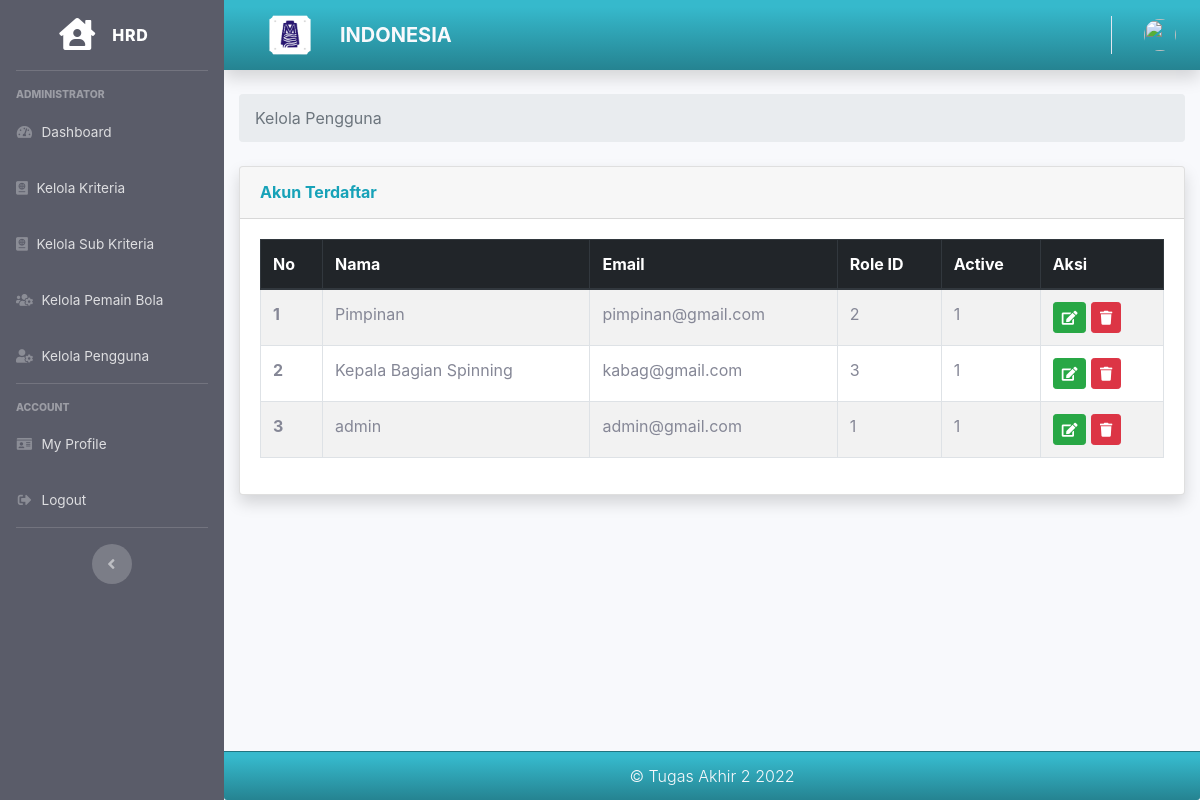
/index.php/hrd/kelola_pengguna, run on the app's committed database.
### tables this page shows
CREATE TABLE `user` (
  `id` int(11) NOT NULL,
  `name` varchar(128) NOT NULL,
  `email` varchar(128) NOT NULL,
  `image` varchar(512) NOT NULL,
  `password` varchar(256) NOT NULL,
  `role_id` int(11) NOT NULL,
  `is_active` int(1) NOT NULL,
  `date_created` int(11) NOT NULL
);

### application/controllers/Hrd.php (called while the page is built, shortened)
<?php
class Hrd extends CI_Controller
{
    public function __construct()
    {
        $this->load->model('Hrd_model');
        $this->load->model('Kriteria_model');
    }
    public function kelola_pengguna()
    {
        $data['user'] = $this->db->get_where('user', ['email' => $this->session->userdata('email')])->row_array();
        $data2['user'] = $this->db->get('user')->result_array();
        $data['title'] = 'Kelola Pengguna';
        $this->load->view('templates/hrd_header', $data);
        $this->load->view('templates/hrd_sidebar', $data);
        $this->load->view('templates/hrd_topbar', $data);
        $this->load->view('hrd/kelola_pengguna', $data2);
        $this->load->view('templates/hrd_footer', $data);
    }
}

### index.php (called while the page is built, shortened)
<?php
require_once BASEPATH.'core/CodeIgniter.php';

### application/views/hrd/kelola_pengguna.php (the view, shortened to what this page needs)
<div class="container-fluid">
    <nav aria-label="breadcrumb">
        <ol class="breadcrumb">
            <li class="breadcrumb-item active" aria-current="page">Kelola Pengguna</li>
        </ol>
    </nav>
    <div class="card shadow mb-4">
        <div class="card-header py-3">
            <h6 class="m-0 font-weight-bold text-info">Akun Terdaftar</h6>
        </div>
        <div class="card-body">
            <table id="example" class="table table-striped table-bordered" style="width:100%">
                <thead class="thead-dark">
                    <tr>
                        <th scope="col">No</th>
                        <th scope="col">Nama</th>
                        <th scope="col">Email</th>
                        <th scope="col">Role ID</th>
                        <th scope="col">Active</th>
                        <th scope="col">Aksi</th>
                    </tr>
                </thead>
                <tbody>
                    <?php $i = 1; ?>
                    <?php foreach ($user as $p) : ?>
                        <tr>
                            <th scope="row"><?= $i; ?></th>
                            <td><?= $p['name']; ?></td>
                            <td><?= $p['email']; ?></td>
                            <td><?= $p['role_id']; ?></td>
                            <td><?= $p['is_active']; ?></td>
                            <td> <a class="btn btn-success btn-sm " type="a" data-toggle="tooltip" data-placement="top" title="Edit" href="<?= base_url(); ?>hrd/edit_pengguna/<?= $p['id']; ?>"><i class="fa fa-edit"></i></a>
                                <a class="btn btn-danger btn-sm " type="button" data-toggle="tooltip" data-placement="top" title="Delete" href="<?= base_url(); ?>hrd/delete_pengguna/<?= $p['id']; ?>"><i class="fa fa-trash"></i></a>
                            </td>
                        </tr>
                        <?php $i++; ?>
                    <?php endforeach; ?>
                </tbody>
            </table>
        </div>
    </div>
</div>
</div>

### assets/css/custom.css (style rules this page uses)
body { font-family: 'Open Sans', sans-serif; }

### data on the page
user: name "Pimpinan", email "pimpinan@gmail.com", role "2", is_active "1"
user: name "Kepala Bagian Spinning", email "kabag@gmail.com", role "3", is_active "1"
user: name "admin", email "admin@gmail.com", role "1", is_active "1"
